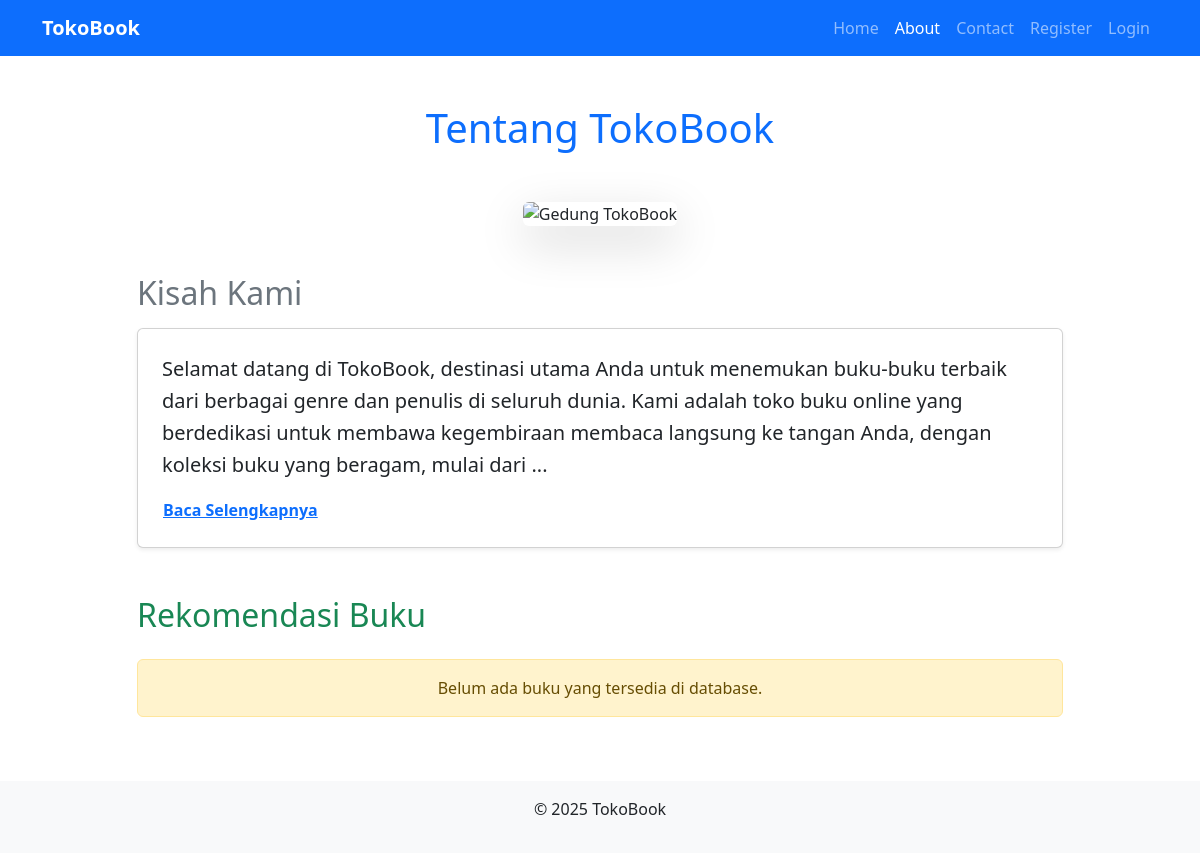
The page /about.php on the database as committed earlier.
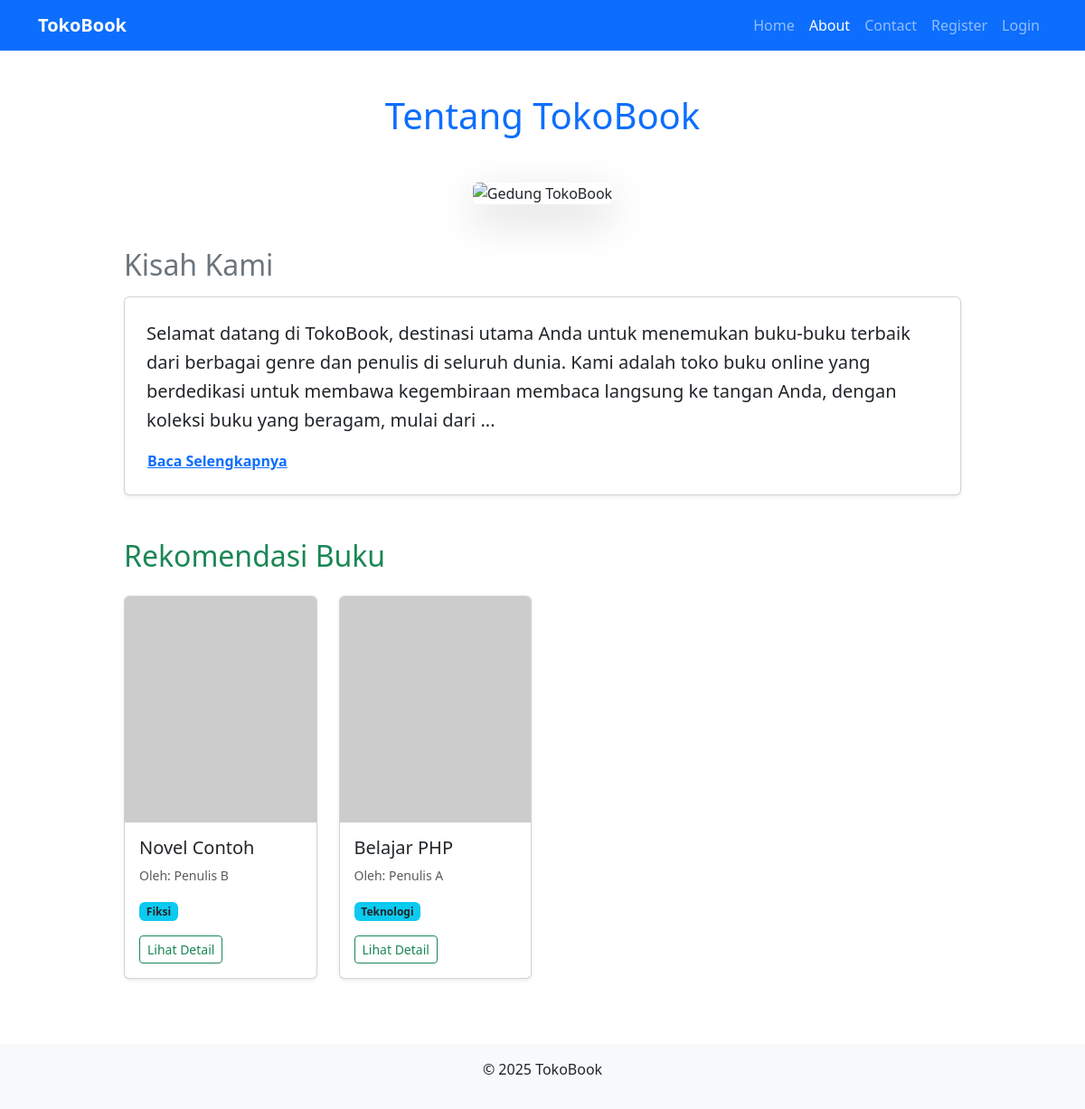
The same page on the database as committed later.
### tables this page shows
CREATE TABLE IF NOT EXISTS books (
    id INT AUTO_INCREMENT PRIMARY KEY,
    title VARCHAR(100) NOT NULL,
    author VARCHAR(100),
    price DECIMAL(10,2) NOT NULL,
    description TEXT,
    image VARCHAR(255),
    stock INT DEFAULT 0,
    category_id INT DEFAULT NULL,
    created_at TIMESTAMP DEFAULT CURRENT_TIMESTAMP
);

CREATE TABLE IF NOT EXISTS categories (
    id INT AUTO_INCREMENT PRIMARY KEY,
    name VARCHAR(100) NOT NULL UNIQUE
);

### about.php (the view, shortened to what the changed rows need)
<?php
require_once __DIR__ . '/db.php';
$about_file = __DIR__ . '/data/about.txt';
$about_title_file = __DIR__ . '/data/about_title.txt';
$about_image_file = __DIR__ . '/data/about_image.txt';
$content = file_exists($about_file) ? file_get_contents($about_file) : 'About content not found.';
$about_title = file_exists($about_title_file) ? file_get_contents($about_title_file) : 'Tentang TokoBook 📖';
$about_image = file_exists($about_image_file) ? trim(file_get_contents($about_image_file)) : 'toko.jpg';
$cut_length = 300;
$long_narration_available = strlen($content) > $cut_length;
$items_per_page = 4;
$current_page = isset($_GET['page']) && is_numeric($_GET['page']) ? (int)$_GET['page'] : 1;
$sql_count = 'SELECT COUNT(id) FROM books';
$total_items = $pdo->query($sql_count)->fetchColumn();
$total_pages = ceil($total_items / $items_per_page);
$current_page = max(1, min($current_page, $total_pages > 0 ? $total_pages : 1));
$offset = ($current_page - 1) * $items_per_page;
$sql_books = 'SELECT b.*, c.name as category_name
              FROM books b
              LEFT JOIN categories c ON b.category_id = c.id
              ORDER BY b.id DESC
              LIMIT :limit OFFSET :offset';
$stmt_books = $pdo->prepare($sql_books);
$stmt_books->bindParam(':limit', $items_per_page, PDO::PARAM_INT);
$stmt_books->bindParam(':offset', $offset, PDO::PARAM_INT);
$stmt_books->execute();
$books_on_page = $stmt_books->fetchAll(PDO::FETCH_ASSOC);
?>
<!DOCTYPE html>
<html lang="id">
<head>
    <link href="https://cdn.jsdelivr.net/npm/bootstrap@5.3.3/dist/css/bootstrap.min.css" rel="stylesheet">
</head>
<body>
<main class="container my-5">
    <div class="row">
        <div class="col-md-10 mx-auto">
            <h1 class="text-center mb-5 text-primary"><?php echo htmlspecialchars($about_title); ?></h1>
            <div class="text-center mb-5">
                <img src="assets/<?php echo htmlspecialchars($about_image); ?>"
                     class="img-fluid rounded shadow-lg about-img"
                     alt="Gedung TokoBook">
            </div>
            <h2 class="mb-3 text-secondary">Kisah Kami</h2>
            <div class="about-content card p-4 shadow-sm mb-5">
                <p class="lead">
                </p>
                <?php if ($long_narration_available): ?>
                    <button onclick="readMoreLess()" id="read-more-btn" class="btn btn-link p-0 text-start text-primary fw-bold">
                    </button>
                <?php endif; ?>
            </div>
            <h2 class="mb-4 text-success">Rekomendasi Buku</h2>
            <?php if ($total_items > 0): ?>
                <div class="row row-cols-1 row-cols-md-4 g-4 mb-4">
                    <?php foreach ($books_on_page as $book): ?>
                        <div class="col">
                            <div class="card book-card shadow-sm">
                                <?php
                                    $imagePath = !empty($book['image']) && file_exists(__DIR__ . '/assets/images/' . $book['image'])
                                        ? 'assets/images/' . htmlspecialchars($book['image'])
                                        : 'https://via.placeholder.com/300x400?text=' . urlencode(htmlspecialchars($book['title']));
                                ?>
                                <img src="<?php echo $imagePath; ?>" class="card-img-top book-img" alt="<?php echo htmlspecialchars($book['title']); ?>">
                                <div class="card-body">
                                    <h5 class="card-title"><?php echo htmlspecialchars($book['title']); ?></h5>
                                    <p class="card-text text-muted small">Oleh: <?php echo htmlspecialchars($book['author']); ?></p>
                                    <?php if (!empty($book['category_name'])): ?>
                                        <p class="card-text"><span class="badge bg-info text-dark"><?php echo htmlspecialchars($book['category_name']); ?></span></p>
                                    <?php endif; ?>
                                    <a href="book_detail.php?id=<?php echo $book['id']; ?>" class="btn btn-sm btn-outline-success">Lihat Detail</a>
                                </div>
                            </div>
                        </div>
                    <?php endforeach; ?>
                </div>
            <?php else: ?>
                <div class="alert alert-warning text-center">Belum ada buku yang tersedia di database.</div>
            <?php endif; ?>
        </div>
    </div>
</main>
</body>
</html>

Rows that differ between the two databases and show on the page:
added books: title "Novel Contoh", author "Penulis B", category.name "Fiksi"
added books: title "Belajar PHP", author "Penulis A", category.name "Teknologi"
Other text that changed with them:
text no longer shown: "Belum ada buku yang tersedia di database."
